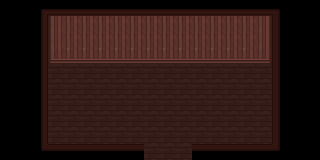

Below is a game level as drawn by its tile map, then a one-line description and the .tmx that defines it (tile-layer data replaced by summaries):
An orthogonal 20x10 tile map with 16x16 px tiles, 5 tile layers (floor, carpet, wall, furniture, ...).

<map version="1.10" tiledversion="1.11.2" orientation="orthogonal" renderorder="right-down" width="20" height="10" tilewidth="16" tileheight="16" infinite="0" nextlayerid="6" nextobjectid="1">
 <editorsettings>
  <export target="indoorTiles.tmj" format="json" />
 </editorsettings>
 <tileset firstgid="1" name="indoortiles" tilewidth="16" tileheight="16" tilecount="64" columns="8">
  <image source="../sitetiles.png" width="128" height="128" />
  <tile id="0">
   <properties>
    <property name="collides" type="bool" value="false" />
   </properties>
  </tile>
  <tile id="1">
   <properties>
    <property name="collides" type="bool" value="false" />
   </properties>
  </tile>
  <tile id="2">
   <properties>
    <property name="collides" type="bool" value="false" />
   </properties>
  </tile>
  <tile id="3">
   <properties>
    <property name="collides" type="bool" value="false" />
   </properties>
  </tile>
  <tile id="4">
   <properties>
    <property name="collides" type="bool" value="false" />
   </properties>
  </tile>
  <tile id="5">
   <properties>
    <property name="collides" type="bool" value="false" />
   </properties>
  </tile>
  <tile id="6">
   <properties>
    <property name="collides" type="bool" value="false" />
   </properties>
  </tile>
  <tile id="7">
   <properties>
    <property name="collides" type="bool" value="false" />
   </properties>
  </tile>
  <tile id="8">
   <properties>
    <property name="collides" type="bool" value="false" />
   </properties>
  </tile>
  <tile id="9">
   <properties>
    <property name="collides" type="bool" value="false" />
   </properties>
  </tile>
  <tile id="10">
   <properties>
    <property name="collides" type="bool" value="false" />
   </properties>
  </tile>
  <tile id="11">
   <properties>
    <property name="collides" type="bool" value="false" />
   </properties>
  </tile>
  <tile id="12">
   <properties>
    <property name="collides" type="bool" value="false" />
   </properties>
  </tile>
  <tile id="13">
   <properties>
    <property name="collides" type="bool" value="true" />
   </properties>
  </tile>
  <tile id="14">
   <properties>
    <property name="collides" type="bool" value="true" />
   </properties>
  </tile>
  <tile id="15">
   <properties>
    <property name="collides" type="bool" value="true" />
   </properties>
  </tile>
  <tile id="16">
   <properties>
    <property name="collides" type="bool" value="false" />
   </properties>
  </tile>
  <tile id="17">
   <properties>
    <property name="collides" type="bool" value="false" />
   </properties>
  </tile>
  <tile id="18">
   <properties>
    <property name="collides" type="bool" value="false" />
   </properties>
  </tile>
  <tile id="19">
   <properties>
    <property name="collides" type="bool" value="false" />
   </properties>
  </tile>
  <tile id="20">
   <properties>
    <property name="collides" type="bool" value="false" />
   </properties>
  </tile>
  <tile id="21">
   <properties>
    <property name="collides" type="bool" value="true" />
   </properties>
  </tile>
  <tile id="22">
   <properties>
    <property name="collides" type="bool" value="true" />
   </properties>
  </tile>
  <tile id="23">
   <properties>
    <property name="collides" type="bool" value="true" />
   </properties>
  </tile>
  <tile id="24">
   <properties>
    <property name="collides" type="bool" value="false" />
   </properties>
  </tile>
  <tile id="25">
   <properties>
    <property name="collides" type="bool" value="false" />
   </properties>
  </tile>
  <tile id="26">
   <properties>
    <property name="collides" type="bool" value="false" />
   </properties>
  </tile>
  <tile id="27">
   <properties>
    <property name="collides" type="bool" value="false" />
   </properties>
  </tile>
  <tile id="28">
   <properties>
    <property name="collides" type="bool" value="false" />
   </properties>
  </tile>
  <tile id="29">
   <properties>
    <property name="collides" type="bool" value="true" />
   </properties>
  </tile>
  <tile id="30">
   <properties>
    <property name="collides" type="bool" value="true" />
   </properties>
  </tile>
  <tile id="31">
   <properties>
    <property name="collides" type="bool" value="true" />
   </properties>
  </tile>
  <tile id="32">
   <properties>
    <property name="collides" type="bool" value="false" />
   </properties>
  </tile>
  <tile id="33">
   <properties>
    <property name="collides" type="bool" value="false" />
   </properties>
  </tile>
  <tile id="34">
   <properties>
    <property name="collides" type="bool" value="false" />
   </properties>
  </tile>
  <tile id="35">
   <properties>
    <property name="collides" type="bool" value="false" />
   </properties>
  </tile>
  <tile id="36">
   <properties>
    <property name="collides" type="bool" value="false" />
   </properties>
  </tile>
  <tile id="37">
   <properties>
    <property name="collides" type="bool" value="false" />
   </properties>
  </tile>
  <tile id="38">
   <properties>
    <property name="collides" type="bool" value="false" />
   </properties>
  </tile>
  <tile id="39">
   <properties>
    <property name="collides" type="bool" value="false" />
   </properties>
  </tile>
  <tile id="40">
   <properties>
    <property name="collides" type="bool" value="false" />
   </properties>
  </tile>
  <tile id="41">
   <properties>
    <property name="collides" type="bool" value="true" />
   </properties>
  </tile>
  <tile id="42">
   <properties>
    <property name="collides" type="bool" value="true" />
   </properties>
  </tile>
  <tile id="43">
   <properties>
    <property name="collides" type="bool" value="true" />
   </properties>
  </tile>
  <tile id="44">
   <properties>
    <property name="collides" type="bool" value="false" />
   </properties>
  </tile>
  <tile id="45">
   <properties>
    <property name="collides" type="bool" value="false" />
   </properties>
  </tile>
  <tile id="46">
   <properties>
    <property name="collides" type="bool" value="false" />
   </properties>
  </tile>
  <tile id="47">
   <properties>
    <property name="collides" type="bool" value="false" />
   </properties>
  </tile>
  <tile id="48">
   <properties>
    <property name="collides" type="bool" value="false" />
   </properties>
  </tile>
  <tile id="49">
   <properties>
    <property name="collides" type="bool" value="true" />
   </properties>
  </tile>
  <tile id="50">
   <properties>
    <property name="collides" type="bool" value="true" />
   </properties>
  </tile>
  <tile id="51">
   <properties>
    <property name="collides" type="bool" value="true" />
   </properties>
  </tile>
  <tile id="52">
   <properties>
    <property name="collides" type="bool" value="false" />
   </properties>
  </tile>
  <tile id="53">
   <properties>
    <property name="collides" type="bool" value="false" />
   </properties>
  </tile>
  <tile id="54">
   <properties>
    <property name="collides" type="bool" value="false" />
   </properties>
  </tile>
  <tile id="55">
   <properties>
    <property name="collides" type="bool" value="false" />
   </properties>
  </tile>
 </tileset>
 <layer id="1" name="floor" width="20" height="10">
  <data>[200 cells, 73 non-empty, 1 distinct tile ids]</data>
 </layer>
 <layer id="5" name="carpet" width="20" height="10">
  <data>[200 cells, 0 non-empty, 0 distinct tile ids]</data>
 </layer>
 <layer id="2" name="wall" width="20" height="10">
  <data>[200 cells, 42 non-empty, 6 distinct tile ids]</data>
 </layer>
 <layer id="3" name="furniture" width="20" height="10" offsetx="-0.219156" offsety="-5.69804">
  <data>[200 cells, 0 non-empty, 0 distinct tile ids]</data>
 </layer>
 <layer id="4" name="roof" width="20" height="10">
  <data>[200 cells, 45 non-empty, 8 distinct tile ids]</data>
 </layer>
</map>
